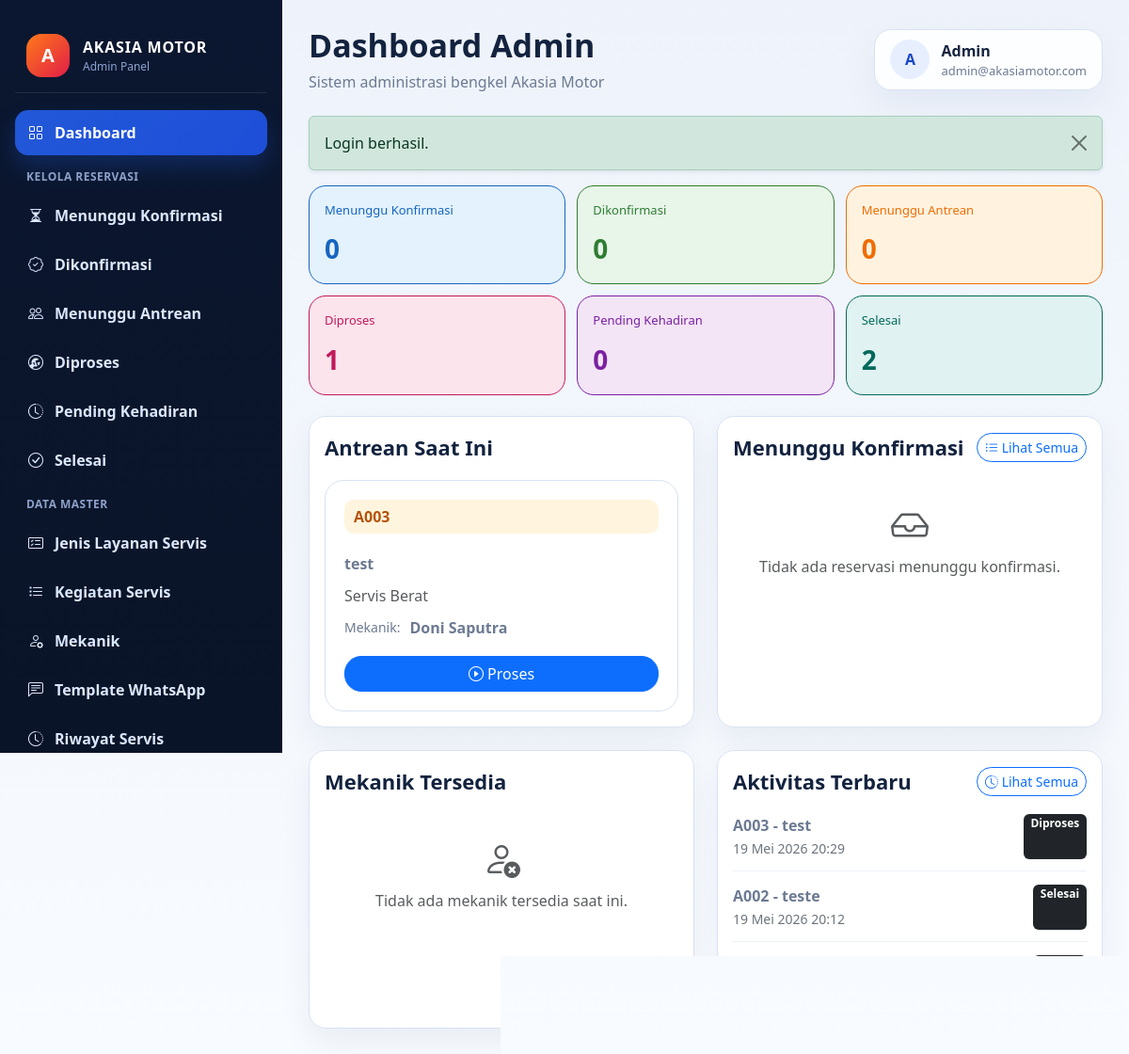
Page /index.php?page=dashboard (signed in) on the committed database.
### tables this page shows
CREATE TABLE `reservasi` (
  `id` int(11) NOT NULL,
  `no_antrian` varchar(10) NOT NULL,
  `user_id` int(11) NOT NULL,
  `mekanik_id` int(11) DEFAULT NULL,
  `jenis_layanan_id` int(11) NOT NULL,
  `jenis_reservasi` enum('Online','Walk-in') DEFAULT 'Online',
  `no_plat` varchar(20) NOT NULL,
  `jenis_kendaraan` varchar(50) DEFAULT NULL,
  `tipe_model` varchar(50) DEFAULT NULL,
  `tahun` year(4) DEFAULT NULL,
  `warna` varchar(30) DEFAULT NULL,
  `keluhan` text DEFAULT NULL,
  `kehadiran` enum('Belum Hadir','Hadir') DEFAULT 'Belum Hadir',
  `status` enum('Menunggu','Dipanggil','Diproses','Selesai','Pending','Batal') DEFAULT 'Menunggu',
  `catatan_mekanik` text DEFAULT NULL,
  `tanggal_servis` date DEFAULT NULL,
  `created_at` timestamp NOT NULL DEFAULT current_timestamp(),
  `updated_at` timestamp NOT NULL DEFAULT current_timestamp() ON UPDATE current_timestamp()
);

CREATE TABLE `users` (
  `id` int(11) NOT NULL,
  `nama` varchar(100) NOT NULL,
  `email` varchar(100) NOT NULL,
  `password` varchar(255) NOT NULL,
  `no_whatsapp` varchar(20) DEFAULT NULL,
  `alamat` text DEFAULT NULL,
  `role` enum('admin','pelanggan') DEFAULT 'pelanggan',
  `created_at` timestamp NOT NULL DEFAULT current_timestamp()
);

CREATE TABLE `jenis_layanan` (
  `id` int(11) NOT NULL,
  `nama` varchar(100) NOT NULL,
  `deskripsi` text DEFAULT NULL,
  `harga` int(11) NOT NULL DEFAULT 0
);

CREATE TABLE `mekanik` (
  `id` int(11) NOT NULL,
  `nama` varchar(100) NOT NULL,
  `no_hp` varchar(20) DEFAULT NULL,
  `status` enum('Bekerja','Bertugas','Libur') DEFAULT 'Bekerja',
  `foto` varchar(255) DEFAULT NULL,
  `created_at` timestamp NOT NULL DEFAULT current_timestamp()
);

### index.php (called while the page is built, shortened)
<?php
require __DIR__ . '/includes/functions.php';
$page = $_GET['page'] ?? 'dashboard';
$pageFile = __DIR__ . '/pages/' . $page . '.php';
require __DIR__ . '/layout/header.php';
require __DIR__ . '/layout/sidebar.php';
require $pageFile;
require __DIR__ . '/layout/footer.php';

### includes/functions.php (called while the page is built, shortened)
<?php
function formatDateIndonesia(?string $value): string
{
    $timestamp = strtotime($value);
    $months = [
        1 => 'Januari',
        2 => 'Februari',
        3 => 'Maret',
        4 => 'April',
        5 => 'Mei',
        6 => 'Juni',
        7 => 'Juli',
        8 => 'Agustus',
        9 => 'September',
        10 => 'Oktober',
        11 => 'November',
        12 => 'Desember',
    ];
    return date('d', $timestamp) . ' ' . ($months[(int) date('n', $timestamp)] ?? date('m', $timestamp)) . ' ' . date('Y', $timestamp);
}
function formatDateTimeIndonesia(?string $value): string
{
    $timestamp = strtotime($value);
    return formatDateIndonesia($value) . ' ' . date('H:i', $timestamp);
}
function getReservasiStages(): array
{
    return [
        'menunggu_konfirmasi' => ['label' => 'Menunggu Konfirmasi', 'icon' => 'bi-hourglass-split', 'badge' => 'warning'],
        'dikonfirmasi' => ['label' => 'Dikonfirmasi', 'icon' => 'bi-patch-check', 'badge' => 'primary'],
        'menunggu_antrean' => ['label' => 'Menunggu Antrean', 'icon' => 'bi-people', 'badge' => 'info'],
        'diproses' => ['label' => 'Diproses', 'icon' => 'bi-wrench-adjustable-circle', 'badge' => 'warning'],
        'pending' => ['label' => 'Pending Kehadiran', 'icon' => 'bi-clock-history', 'badge' => 'secondary'],
        'selesai' => ['label' => 'Selesai', 'icon' => 'bi-check-circle', 'badge' => 'success'],
    ];
}
function getStageMeta(string $status): array
{
    $stages = getReservasiStages();
    return $stages[$status] ?? ['label' => ucfirst(str_replace('_', ' ', $status)), 'icon' => 'bi-circle', 'badge' => 'dark'];
}
function getStatusBadgeClass(string $status): string
{
    return match ($status) {
        'menunggu_konfirmasi' => 'text-bg-warning',
        'dikonfirmasi' => 'text-bg-primary',
        'menunggu_antrean' => 'text-bg-info',
        'diproses' => 'text-bg-warning',
        'pending' => 'text-bg-secondary',
        'selesai' => 'text-bg-success',
        'dibatalkan' => 'text-bg-danger',
        default => 'text-bg-dark',
    };
}

### pages/dashboard.php (the view, shortened to what this page needs)
<?php
$stages = getReservasiStages();
$counts = [];
foreach (array_keys($stages) as $stageKey) {
    $countStmt = $pdo->prepare("SELECT COUNT(*) AS total FROM reservasi WHERE status = :status");
    $countStmt->execute([':status' => $stageKey]);
    $counts[$stageKey] = (int) ($countStmt->fetch()['total'] ?? 0);
}
$antreanStmt = $pdo->query("
    SELECT r.id, r.no_antrian, u.nama AS pelanggan, jl.nama AS layanan, m.nama AS mekanik
    FROM reservasi r
    INNER JOIN users u ON u.id = r.user_id
    INNER JOIN jenis_layanan jl ON jl.id = r.jenis_layanan_id
    LEFT JOIN mekanik m ON m.id = r.mekanik_id
    WHERE r.status = 'diproses'
    ORDER BY r.updated_at DESC
    LIMIT 5
");
$antreanList = $antreanStmt->fetchAll();
$menungguKonfirmasiStmt = $pdo->query("
    SELECT r.id, r.no_antrian, u.nama AS pelanggan, jl.nama AS layanan, r.tanggal_servis
    FROM reservasi r
    INNER JOIN users u ON u.id = r.user_id
    INNER JOIN jenis_layanan jl ON jl.id = r.jenis_layanan_id
    WHERE r.status = 'menunggu_konfirmasi'
    ORDER BY r.created_at DESC
    LIMIT 5
");
$menungguKonfirmasiList = $menungguKonfirmasiStmt->fetchAll();
$mekanikTersediaStmt = $pdo->query("
    SELECT nama, no_hp
    FROM mekanik
    WHERE status = 'tersedia'
    ORDER BY nama ASC
    LIMIT 5
");
$mekanikTersediaList = $mekanikTersediaStmt->fetchAll();
$aktivitasStmt = $pdo->query("
    SELECT r.no_antrian, u.nama AS pelanggan, r.status, r.updated_at
    FROM reservasi r
    INNER JOIN users u ON u.id = r.user_id
    ORDER BY r.updated_at DESC
    LIMIT 5
");
$aktivitasList = $aktivitasStmt->fetchAll();
?>
<div class="status-grid">
    <?php foreach ($stages as $stageKey => $meta): ?>
        <?php $targetUrl = 'index.php?page=status_servis&stage=' . urlencode($stageKey); ?>
        <a href="<?= htmlspecialchars($targetUrl) ?>" class="status-card text-decoration-none">
            <div class="status-card-label"><?= htmlspecialchars($meta['label']) ?></div>
            <div class="status-card-value"><?= $counts[$stageKey] ?? 0 ?></div>
        </a>
    <?php endforeach; ?>
</div>
<div class="row g-4 mb-4">
    <div class="col-12 col-xl-6">
        <div class="card h-100">
            <div class="card-body">
                <div class="section-title d-flex justify-content-between align-items-center">
                    <span>Antrean Saat Ini</span>
                </div>
                <?php if (empty($antreanList)): ?>
                    <div class="text-center py-4 text-muted">
                        <i class="bi bi-inbox display-6"></i>
                        <p class="mt-2">Tidak ada antrean yang sedang diproses.</p>
                    </div>
                <?php else: ?>
                    <div class="process-list">
                        <?php foreach ($antreanList as $item): ?>
                            <div class="process-item">
                                <div class="process-meta">
                                    <span class="process-code"><?= htmlspecialchars($item['no_antrian'] ?? '-') ?></span>
                                    <div class="process-line"><strong><?= htmlspecialchars($item['pelanggan'] ?? '-') ?></strong></div>
                                    <div class="process-line text-muted"><?= htmlspecialchars($item['layanan'] ?? '-') ?></div>
                                    <div class="process-line">
                                        <small>Mekanik: </small>
                                        <?php if ($item['mekanik']): ?>
                                            <strong><?= htmlspecialchars($item['mekanik']) ?></strong>
                                        <?php else: ?>
                                            <span class="text-muted">-</span>
                                        <?php endif; ?>
                                    </div>
                                </div>
                                <div class="process-actions">
                                    <a href="index.php?page=detail_reservasi&id=<?= (int) $item['id'] ?>" class="btn btn-primary">
                                        <i class="bi bi-play-circle"></i>
                                        Proses
                                    </a>
                                </div>
                            </div>
                        <?php endforeach; ?>
                    </div>
                <?php endif; ?>
            </div>
        </div>
    </div>
    <div class="col-12 col-xl-6">
        <div class="card h-100">
            <div class="card-body">
                <div class="section-title d-flex justify-content-between align-items-center">
                    <span>Menunggu Konfirmasi</span>
                    <a href="index.php?page=status_servis&stage=menunggu_konfirmasi" class="btn btn-sm btn-outline-primary">
                        <i class="bi bi-list-ul"></i>
                        Lihat Semua
                    </a>
                </div>
                <?php if (empty($menungguKonfirmasiList)): ?>
                    <div class="text-center py-4 text-muted">
                        <i class="bi bi-inbox display-6"></i>
                        <p class="mt-2">Tidak ada reservasi menunggu konfirmasi.</p>
                    </div>
                <?php endif; ?>
            </div>
        </div>
    </div>
</div>
<div class="row g-4">
    <div class="col-12 col-xl-6">
        <div class="card h-100">
            <div class="card-body">
                <div class="section-title">Mekanik Tersedia</div>
                <?php if (empty($mekanikTersediaList)): ?>
                    <div class="text-center py-4 text-muted">
                        <i class="bi bi-person-x display-6"></i>
                        <p class="mt-2">Tidak ada mekanik tersedia saat ini.</p>
                    </div>
                <?php endif; ?>
            </div>
        </div>
    </div>
    <div class="col-12 col-xl-6">
        <div class="card h-100">
            <div class="card-body">
                <div class="section-title d-flex justify-content-between align-items-center">
                    <span>Aktivitas Terbaru</span>
                    <a href="index.php?page=riwayat_servis" class="btn btn-sm btn-outline-primary">
                        <i class="bi bi-clock-history"></i>
                        Lihat Semua
                    </a>
                </div>
                <?php if (empty($aktivitasList)): ?>
                    <div class="text-center py-4 text-muted">
                        <i class="bi bi-activity display-6"></i>
                        <p class="mt-2">Belum ada aktivitas terbaru.</p>
                    </div>
                <?php else: ?>
                    <div class="detail-list">
                        <?php foreach ($aktivitasList as $aktivitas): ?>
                            <div class="detail-row">
                                <span>
                                    <strong class="d-block text-start"><?= htmlspecialchars($aktivitas['no_antrian'] ?? '-') ?> - <?= htmlspecialchars($aktivitas['pelanggan'] ?? '-') ?></strong>
                                    <small class="text-secondary"><?= formatDateTimeIndonesia($aktivitas['updated_at'] ?? null) ?></small>
                                </span>
                                <span class="badge <?= getStatusBadgeClass($aktivitas['status'] ?? '') ?>"><?= htmlspecialchars(getStageMeta($aktivitas['status'] ?? '')['label']) ?></span>
                            </div>
                        <?php endforeach; ?>
                    </div>
                <?php endif; ?>
            </div>
        </div>
    </div>
</div>

### assets/css/style.css (style rules this page uses)
:root { --sidebar-bg: #0b1730; --sidebar-soft: #11244a; --sidebar-active: #2258d8; --sidebar-text: #dbe7ff; --body-bg: #f4f7fb; --surface: #ffffff; --border: #d9e2f1; --title: #13233f; --muted: #6c7a92; --success-soft: #e9fbf0; --warning-soft: #fff5de; --danger-soft: #fff0ef; --status-1-bg: #e3f2fd; --status-1-text: #1565c0; --status-2-bg: #e8f5e9; --status-2-text: #2e7d32; --status-3-bg: #fff3e0; --status-3-text: #ef6c00; --status-4-bg: #fce4ec; --status-4-text: #c2185b; --status-5-bg: #f3e5f5; --status-5-text: #7b1fa2; --status-6-bg: #e0f2f1; --status-6-text: #00695c; }
* { box-sizing: border-box; }
body { margin: 0; font-family: "Segoe UI", Tahoma, Geneva, Verdana, sans-serif; background: linear-gradient(180deg, #eef3fb 0%, #f8fbff 100%); color: var(--title); overflow-x: hidden; }
.card, .topbar-user, .form-control, .form-select, .btn, .modal-content { border-radius: 18px; }
.card { border: 1px solid var(--border) !important; box-shadow: 0 16px 34px rgba(16, 37, 74, 0.06) !important; }
.section-title { font-size: 22px; font-weight: 800; color: var(--title); margin-bottom: 18px; }
.status-grid { display: grid; grid-template-columns: repeat(6, minmax(0, 1fr)); gap: 12px; margin-bottom: 22px; }
.status-card { padding: 16px; border: 1px solid var(--border); border-radius: 18px; background: #fff; transition: 0.2s ease; }
.status-card:nth-child(1) { background: var(--status-1-bg); border-color: var(--status-1-text); }
.status-card:nth-child(1) .status-card-label { color: var(--status-1-text); }
.status-card:nth-child(1) .status-card-value { color: var(--status-1-text); }
.status-card:nth-child(2) { background: var(--status-2-bg); border-color: var(--status-2-text); }
.status-card:nth-child(2) .status-card-label { color: var(--status-2-text); }
.status-card:nth-child(2) .status-card-value { color: var(--status-2-text); }
.status-card:nth-child(3) { background: var(--status-3-bg); border-color: var(--status-3-text); }
.status-card:nth-child(3) .status-card-label { color: var(--status-3-text); }
.status-card:nth-child(3) .status-card-value { color: var(--status-3-text); }
.status-card:nth-child(4) { background: var(--status-4-bg); border-color: var(--status-4-text); }
.status-card:nth-child(4) .status-card-label { color: var(--status-4-text); }
.status-card:nth-child(4) .status-card-value { color: var(--status-4-text); }
.status-card:nth-child(5) { background: var(--status-5-bg); border-color: var(--status-5-text); }
.status-card:nth-child(5) .status-card-label { color: var(--status-5-text); }
.status-card:nth-child(5) .status-card-value { color: var(--status-5-text); }
.status-card:nth-child(6) { background: var(--status-6-bg); border-color: var(--status-6-text); }
.status-card:nth-child(6) .status-card-label { color: var(--status-6-text); }
.status-card:nth-child(6) .status-card-value { color: var(--status-6-text); }
.status-card-label { color: var(--muted); font-size: 13px; margin-bottom: 10px; }
.status-card-value { font-size: 28px; font-weight: 800; }
.process-list { display: grid; gap: 16px; }
.process-item { display: grid; grid-template-columns: minmax(0, 1.2fr) minmax(0, 1.2fr) minmax(0, 1fr) 180px; gap: 18px; padding: 20px; border: 1px solid var(--border); border-radius: 20px; background: #fff; align-items: center; }
.process-item > * { min-width: 0; }
.process-code { display: inline-flex; align-items: center; padding: 6px 10px; border-radius: 10px; background: var(--warning-soft); color: #b45309; font-weight: 800; margin-bottom: 10px; }
.process-meta { display: grid; gap: 10px; }
.process-line { display: flex; align-items: center; gap: 10px; color: var(--muted); }
.process-actions { display: grid; gap: 10px; }
.detail-list { display: flex; flex-direction: column; gap: 14px; }
.detail-row { display: flex; justify-content: space-between; gap: 18px; padding-bottom: 12px; border-bottom: 1px solid #ebf0f7; }
.detail-row span { color: var(--muted); }
.detail-row strong { text-align: right; overflow-wrap: anywhere; }
@media (max-width: 1200px) { .status-grid { grid-template-columns: repeat(3, minmax(0, 1fr)); } }
@media (max-width: 1200px) { .process-item { grid-template-columns: 1fr; } }

### rows in the picture
reservasi: no_antrian "A003", user.nama "test", jenis_layanan.nama "Servis Berat", mekanik.nama "Doni Saputra", updated_at "19 Mei 2026 20:29", status "Diproses"
reservasi: no_antrian "A002", user.nama "teste", updated_at "19 Mei 2026 20:12", status "Selesai"
reservasi: status "Selesai"

### other values in the picture
$pageTitle "Dashboard Admin"
substr($adminUser['nama'] ?? 'A', 0, 1) "A"
$adminUser['nama'] "Admin"
$adminUser['email'] "admin@akasiamotor.com"
$flash['message'] "Login berhasil."
$meta['label'] "Menunggu Konfirmasi"
$counts[$stageKey] "0"
$meta['label'] "Dikonfirmasi"
$meta['label'] "Menunggu Antrean"
$meta['label'] "Diproses"
$counts[$stageKey] "1"
$meta['label'] "Pending Kehadiran"
$meta['label'] "Selesai"
$counts[$stageKey] "2"
